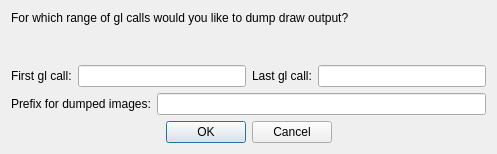
<?xml version="1.0" encoding="UTF-8"?>
<ui version="4.0">
 <class>vogleditor_QDumpDialog</class>
 <widget class="QDialog" name="vogleditor_QDumpDialog">
  <property name="geometry">
   <rect>
    <x>0</x>
    <y>0</y>
    <width>497</width>
    <height>154</height>
   </rect>
  </property>
  <property name="sizePolicy">
   <sizepolicy hsizetype="Fixed" vsizetype="Expanding">
    <horstretch>0</horstretch>
    <verstretch>0</verstretch>
   </sizepolicy>
  </property>
  <property name="windowTitle">
   <string>Dump Draws</string>
  </property>
  <layout class="QVBoxLayout" name="verticalLayout">
   <item>
    <widget class="QLabel" name="label">
     <property name="text">
      <string>For which range of gl calls would you like to dump draw output?</string>
     </property>
     <property name="alignment">
      <set>Qt::AlignLeading|Qt::AlignLeft|Qt::AlignTop</set>
     </property>
     <property name="wordWrap">
      <bool>true</bool>
     </property>
    </widget>
   </item>
   <item>
    <layout class="QHBoxLayout" name="horizontalLayout">
     <item>
      <widget class="QLabel" name="label_2">
       <property name="text">
        <string>First gl call:</string>
       </property>
      </widget>
     </item>
     <item>
      <widget class="QLineEdit" name="dumpFirstLineEdit">
       <property name="inputMask">
        <string/>
       </property>
       <property name="text">
        <string/>
       </property>
       <property name="placeholderText">
        <string/>
       </property>
      </widget>
     </item>
     <item>
      <widget class="QLabel" name="label_3">
       <property name="text">
        <string>Last gl call:</string>
       </property>
      </widget>
     </item>
     <item>
      <widget class="QLineEdit" name="dumpLastLineEdit">
       <property name="inputMask">
        <string/>
       </property>
       <property name="text">
        <string/>
       </property>
       <property name="placeholderText">
        <string/>
       </property>
      </widget>
     </item>
    </layout>
   </item>
   <item>
    <layout class="QHBoxLayout" name="horizontalLayout_2">
     <item>
      <widget class="QLabel" name="label_4">
       <property name="text">
        <string>Prefix for dumped images:</string>
       </property>
      </widget>
     </item>
     <item>
      <widget class="QLineEdit" name="dumpPrefixLineEdit">
       <property name="sizePolicy">
        <sizepolicy hsizetype="Expanding" vsizetype="Fixed">
         <horstretch>1</horstretch>
         <verstretch>0</verstretch>
        </sizepolicy>
       </property>
      </widget>
     </item>
    </layout>
   </item>
   <item>
    <layout class="QHBoxLayout" name="horizontalLayout_3">
     <item>
      <spacer name="horizontalSpacer_2">
       <property name="orientation">
        <enum>Qt::Horizontal</enum>
       </property>
       <property name="sizeHint" stdset="0">
        <size>
         <width>40</width>
         <height>20</height>
        </size>
       </property>
      </spacer>
     </item>
     <item>
      <widget class="QDialogButtonBox" name="buttonBox1">
       <property name="sizePolicy">
        <sizepolicy hsizetype="Fixed" vsizetype="Fixed">
         <horstretch>0</horstretch>
         <verstretch>0</verstretch>
        </sizepolicy>
       </property>
       <property name="orientation">
        <enum>Qt::Horizontal</enum>
       </property>
       <property name="standardButtons">
        <set>QDialogButtonBox::Cancel|QDialogButtonBox::Ok</set>
       </property>
      </widget>
     </item>
     <item>
      <spacer name="horizontalSpacer">
       <property name="orientation">
        <enum>Qt::Horizontal</enum>
       </property>
       <property name="sizeHint" stdset="0">
        <size>
         <width>40</width>
         <height>20</height>
        </size>
       </property>
      </spacer>
     </item>
    </layout>
   </item>
  </layout>
 </widget>
 <resources/>
 <connections>
  <connection>
   <sender>buttonBox1</sender>
   <signal>rejected()</signal>
   <receiver>vogleditor_QDumpDialog</receiver>
   <slot>reject()</slot>
   <hints>
    <hint type="sourcelabel">
     <x>316</x>
     <y>260</y>
    </hint>
    <hint type="destinationlabel">
     <x>286</x>
     <y>274</y>
    </hint>
   </hints>
  </connection>
 </connections>
</ui>
